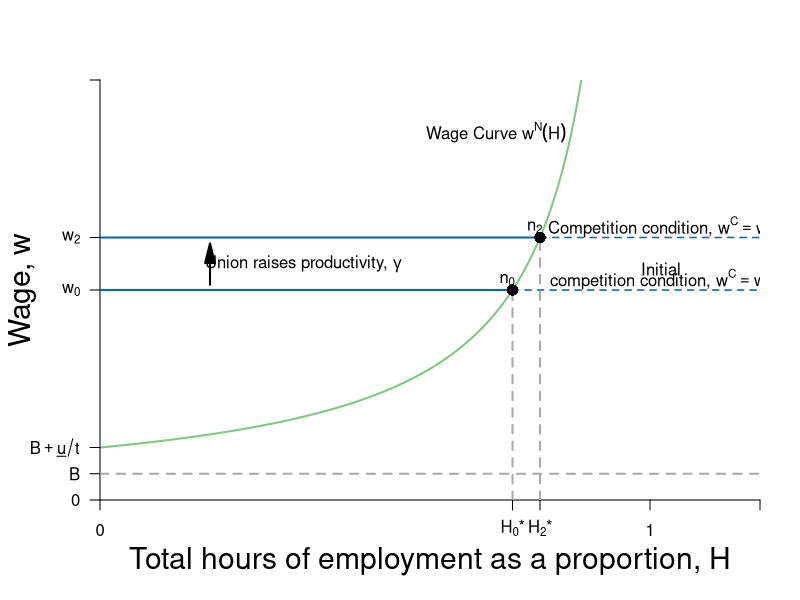

R code for this plot:
require(shape)
require(plotrix)
pdf(file = "employment/employment_unions.pdf", width = 9, height = 7)

#Set parameters for graphics
axislabelsize <- 1.8
labelsize <- 1.5
namesize <- 1.8
annotatesize <- 1.5
graphlinewidth <- 2
segmentlinewidth <- 1.5

COL <- c("#7fc97f", "#beaed4", "#fdc086", "#ffff99", "#386cb0", "#f0027f", "#bf5b17", "#666666")
COLA <- c("#99d8c9","#66c2a4","#41ae76", "#238b45", "#005824")
COLB <- c("#4eb3d3", "#2b8cbe", "#0868ac","#084081")

WageFn <- function(H, delta = 5) {
  delta /(1 - H)
}

#COL <- c("#1B9E77", "#D95F02", "#7570B3", "#E7298A", "#66A61E", "#E6AB02", "#A6761D", "#666666")
COL <- c("#7fc97f", "#beaed4", "#fdc086", "#ffff99")
par(mar =  c(5, 5, 4, 2))
xlims <- c(0, 1.2)
ylims <- c(0, 40)


plot(0, 0, xlim = xlims, ylim = ylims, type = "n",
     xlab = expression(paste("Total hours of employment as a proportion, ", H)),
     ylab = expression(paste("Wage, ", w)),
     xaxt = "n", 
     yaxt = "n",
     cex.lab = axislabelsize, 
     bty = "n", 
     xaxs="i", 
     yaxs="i")

npts <- 500 
npts2 <- 501
#Specify the sequences of points for graphing. 
xx1 <- seq(xlims[1], 0.9, length.out = npts)
xx2 <- seq(xlims[1], xlims[2], length.out = npts)
xx3 <- seq(xlims[1], xlims[2], length.out = npts2)
xx4 <- seq(xlims[1], 25, length.out = npts2)

#Draw the lines for the graphs
lines(xx1, WageFn(xx1), col = COL[1], lwd = graphlinewidth)
#lines(xx2, solowCondition(xx2, delta = 5), col = COL[3], lwd = 4)
#lines(xx2, solowInfeas(xx2, delta = 5), col = COL[1], lwd = 4, lty = 2)

#Customize ticks and labels for the plot
ticksy <- c(0, 2.5, 5, 20, 25,  40)
ylabels <- c(0, expression(paste(B)), expression(paste(B+underline(u)/t)), expression(paste(w[0])), expression(paste(w[2])), NA)
ticksx <- c(0, 0.75, 0.8, 1, xlims[2])
xlabels <- c(0, expression(paste(H[0],"*")), expression(paste(H[2],"*")), 1.0, NA)
axis(1, at = ticksx, pos = 0, labels = xlabels)
axis(2, at = ticksy, pos = 0, labels = ylabels, las = 1)

#Annotation of the  graphs
text(0.72, 35, expression(paste("Wage Curve ", w^N*(H))))

#segments(1, 0, 1, 42, lty = 2, lwd = 3, col = "darkgray")
segments(0.75, 0, 0.75, 20, lty = 2, lwd = 2, col = "darkgray")

#Arrows(0.85, 15, 0.85, 24, col = "black", lty = 1, lwd = 2, arr.type = "triangle")
#Arrows(0.85, 15, 0.85, 6, col = "black", lty = 1, lwd = 2, arr.type = "triangle")
#text(0.98, 14.5, expression(paste("Employment rent")))
#text(0.98, 12.5, expression(paste("increases with union")))

#Original Zero profit condition 
segments(0, 20, 0.75, 20, lty = 1, lwd = graphlinewidth, col = COLB[3])
segments(0.75, 20, 1.2, 20, lty = 2, lwd = segmentlinewidth, col = COLB[3])

points(0.75, 20, pch = 16, col = "black", cex = 1.5)
text(0.74, 21, expression(paste(n[0])))


#Union Zero profit condition 
segments(0, 25, 0.8, 25, lty = 1, lwd = graphlinewidth, col = COLB[3])
segments(0.8, 25, 1.2, 25, lty = 2, lwd = segmentlinewidth, col = COLB[3])


Arrows(0.2, 20.5, 0.2, 23.5, col = "black", lty = 1, lwd = 2, arr.type = "triangle")
text(0.37, 22.5, expression(paste("Union raises productivity, ", gamma)))

segments(0.8, 0, 0.8, 25, lty = 2, lwd = 2, col = "darkgray")
points(0.8, 25, pch = 16, col = "black", cex = 1.5)
text(0.79, 26, expression(paste(n[2])))
text(1.02, 26, expression(paste("Competition condition, ", w^C == w[2])))


#Unemployment benefits & a
#segments(0, 5, 1.2, 5, lty = 2, lwd = 2, col = "darkgray")
segments(0, 2.5, 1.2, 2.5, lty = 2, lwd = 2, col = "darkgray")

#Zero profit condition
text(1.02, 22, expression(paste("Initial")))
text(1.02, 21, expression(paste("competition condition, ", w^C == w[0])))
#text(0.97, 6, expression(paste(B + a)))
#text(0.97, 3.5, expression(paste(B, " (unemployment benefits)")))
#text(1.08, 36, expression(paste("level of")))
#text(1.08, 34, expression(paste("employment, ", bar(H))))


dev.off()
